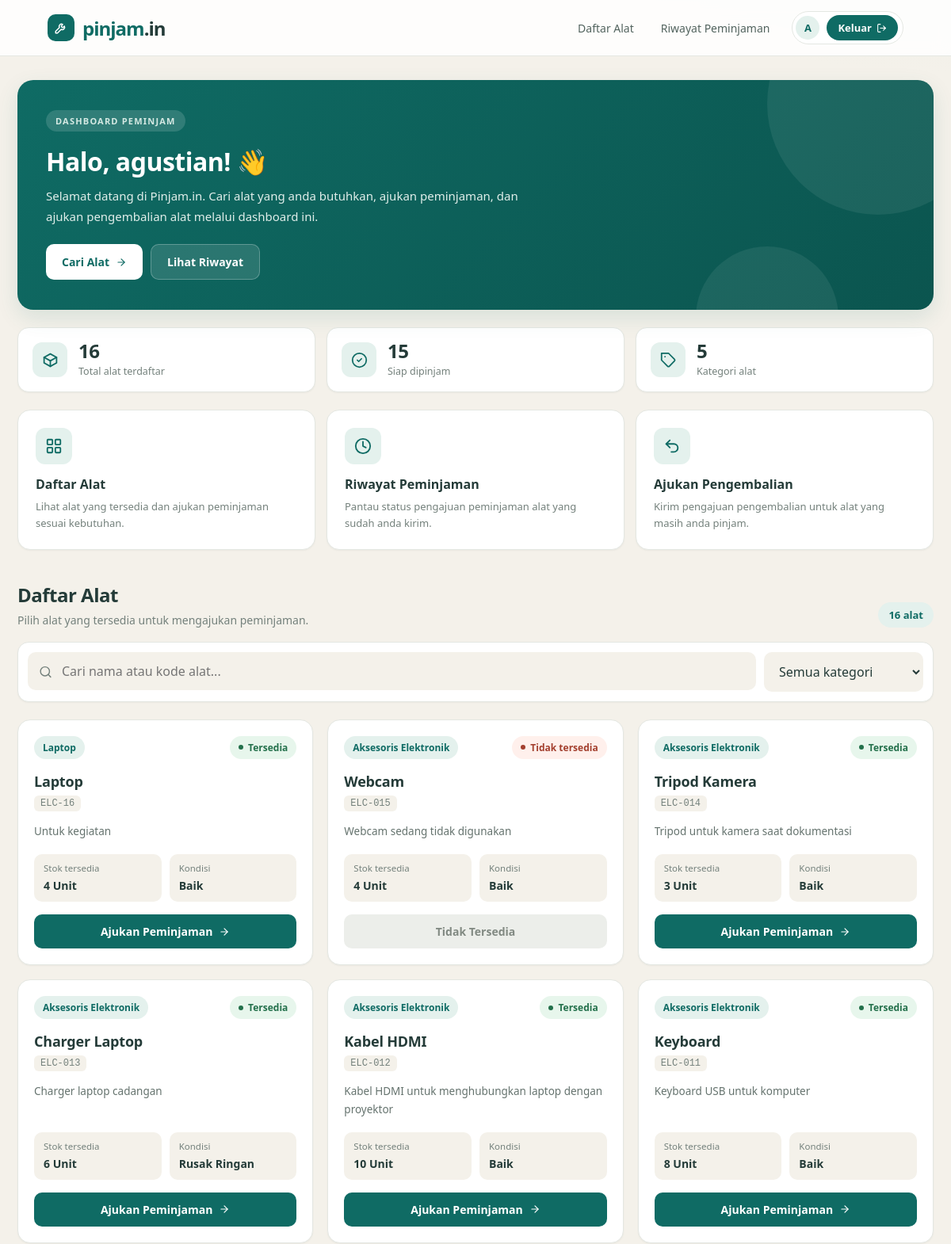
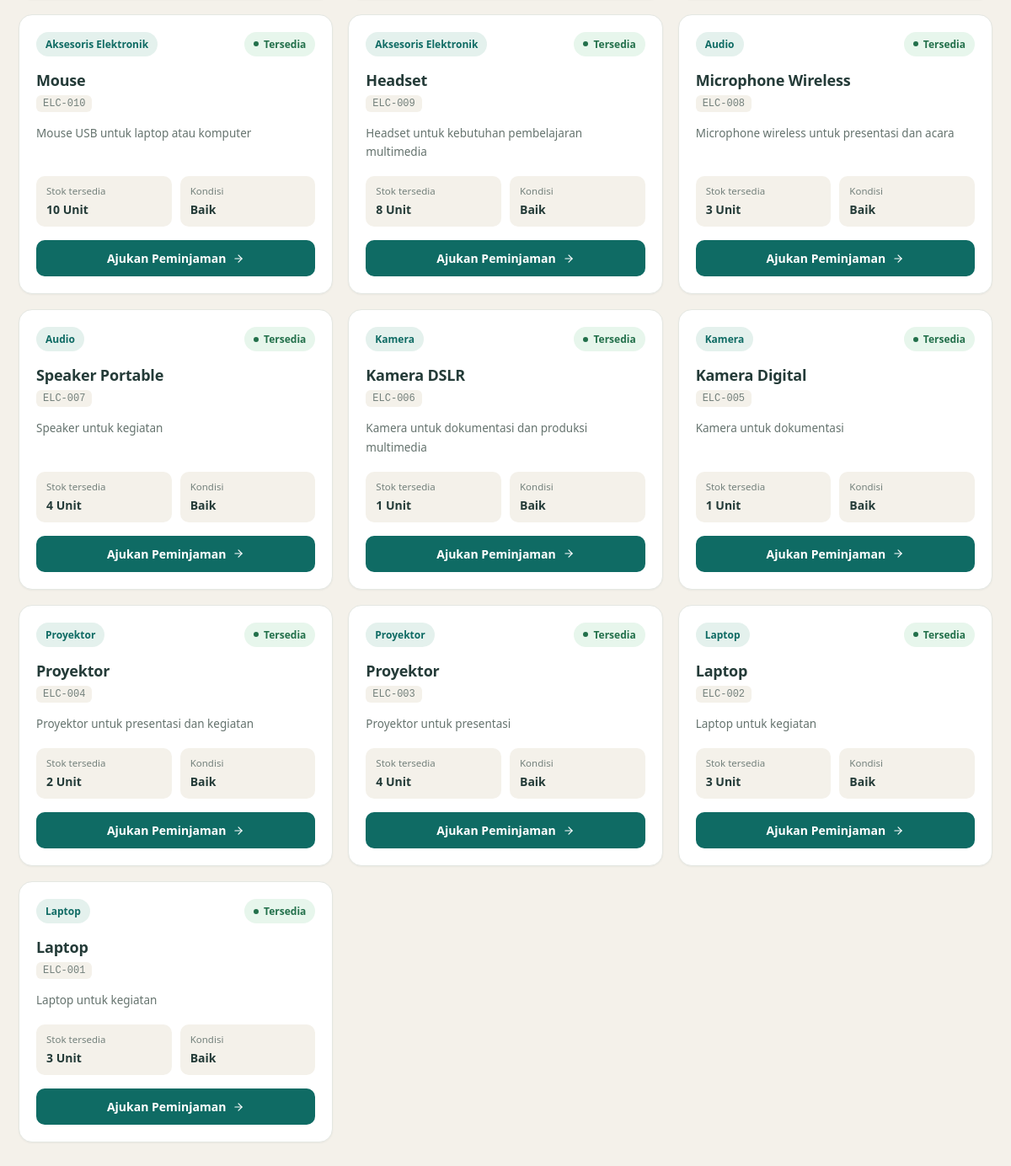
Screenshot of /View/v_homepeminjam.php (signed in) with the database file from the repository (2 pictures, top to bottom).
### tables this page shows
CREATE TABLE `alat` (
  `id_alat` int(11) NOT NULL,
  `kode_alat` varchar(20) NOT NULL,
  `nama_alat` varchar(100) NOT NULL,
  `id_kategori` int(11) NOT NULL,
  `merk` varchar(50) DEFAULT NULL,
  `jumlah` int(11) NOT NULL DEFAULT 1,
  `kondisi` enum('baik','rusak_ringan','rusak_berat') NOT NULL DEFAULT 'baik',
  `status` enum('tersedia','dipinjam','tidak_aktif') NOT NULL DEFAULT 'tersedia',
  `deskripsi` text DEFAULT NULL
);

CREATE TABLE `kategori` (
  `id_kategori` int(11) NOT NULL,
  `nama_kategori` varchar(50) NOT NULL
);

### Model/m_koneksi.php (called while the page is built, shortened)
<?php
class koneksi {
    private $host = "localhost";
    private $username = "root";
    private $pass = "";
    private $db = "pinjamin_electronic";
    function __construct()
    {
        $this->koneksi = mysqli_connect($this->host, $this->username, $this->pass, $this->db);
    }
}
?>

### Model/m_alat.php (called while the page is built, shortened)
<?php
include_once __DIR__ . "/m_koneksi.php";
class m_alat
{
    public function tampil_data()
    {
        $koneksi = new koneksi();
        $sql = "SELECT alat.*, kategori.nama_kategori
                FROM alat
                LEFT JOIN kategori
                    ON alat.id_kategori = kategori.id_kategori
                ORDER BY alat.id_alat DESC";
        $query = mysqli_query($koneksi->koneksi, $sql);
        $result = [];
        while ($data = mysqli_fetch_assoc($query)) {
            $result[] = $data;
        }
        return $result;
    }
}
?>

### Model/m_kategori.php (called while the page is built, shortened)
<?php
require_once __DIR__ . "/m_koneksi.php";
class m_kategori
{
    public function tampil_data()
    {
        $koneksi = new koneksi();
        $sql = "SELECT * FROM kategori ORDER BY id_kategori DESC";
        $query = mysqli_query($koneksi->koneksi, $sql);
        $result = [];
        while ($data = mysqli_fetch_assoc($query)) {
            $result[] = $data;
        }
        return $result;
    }
}
?>

### View/v_homepeminjam.php (the view, shortened to what this page needs)
<?php
require_once __DIR__ . "/../Model/m_alat.php";
require_once __DIR__ . "/../Model/m_kategori.php";
$user = $_SESSION["data"];
$namaUser = $user["nama"] ?? $user["username"] ?? "Peminjam";
$alatModel = new m_alat();
$kategoriModel = new m_kategori();
$semuaAlat = $alatModel->tampil_data();
$semuaKategori = $kategoriModel->tampil_data();
function h_home_peminjam($nilai)
{
    return htmlspecialchars((string) $nilai, ENT_QUOTES, "UTF-8");
}
function alat_tersedia_home($alat)
{
    return (
        ($alat["status"] ?? "") === "tersedia" &&
        (int) ($alat["jumlah"] ?? 0) > 0 &&
        ($alat["kondisi"] ?? "") !== "rusak_berat"
    );
}
$totalAlat = is_array($semuaAlat) ? count($semuaAlat) : 0;
$totalTersedia = 0;
$totalKategori = is_array($semuaKategori) ? count($semuaKategori) : 0;
if (!empty($semuaAlat)) {
    foreach ($semuaAlat as $a) {
        if (alat_tersedia_home($a)) {
            $totalTersedia++;
        }
    }
}
$inisial = strtoupper(mb_substr($namaUser, 0, 1, "UTF-8"));
?>
<!DOCTYPE html>
<html lang="id">
<head>
</head>
<body>
<header class="navbar">
    <a href="v_homepeminjam.php" class="brand">
        <div class="brand-mark">
            <svg class="ic" viewBox="0 0 24 24"><path d="M14.7 6.3a4 4 0 0 0-5.4 5.4L3 18v3h3l6.3-6.3a4 4 0 0 0 5.4-5.4l-2.4 2.4-2.1-.6-.6-2.1z"/></svg>
        </div>
        <div>pinjam<span>.in</span></div>
    </a>
    <nav class="nav-right">
        <a class="nav-link" href="#daftar-alat">Daftar Alat</a>
        <a class="nav-link"
           href="../Controller/c_pengajuan.php?aksi=riwayat">
            Riwayat Peminjaman
        </a>
        <div class="user-chip">
            <div class="avatar"><?= h_home_peminjam($inisial) ?></div>
            <a class="logout" href="../Controller/c_logout.php">
                Keluar
                <svg class="ic" viewBox="0 0 24 24"><path d="M9 21H5a2 2 0 0 1-2-2V5a2 2 0 0 1 2-2h4"/><path d="m16 17 5-5-5-5"/><path d="M21 12H9"/></svg>
            </a>
        </div>
    </nav>
</header>
<main class="container">
    <section class="welcome">
        <div class="welcome-inner">
            <small>DASHBOARD PEMINJAM</small>
            <h1>Halo, <?= h_home_peminjam($namaUser) ?>! 👋</h1>
            <p>
                Selamat datang di Pinjam.in. Cari alat yang anda butuhkan,
                ajukan peminjaman, dan ajukan pengembalian alat melalui dashboard ini.
            </p>
            <div class="hero-actions">
                <a class="hero-btn light" href="#daftar-alat">
                    Cari Alat
                    <svg class="ic" viewBox="0 0 24 24"><path d="M5 12h14"/><path d="m12 5 7 7-7 7"/></svg>
                </a>
                <a class="hero-btn ghost"
                   href="../Controller/c_pengajuan.php?aksi=riwayat">
                    Lihat Riwayat
                </a>
            </div>
        </div>
    </section>
    <section class="stats">
        <div class="stat">
            <div class="stat-icon">
                <svg class="ic" viewBox="0 0 24 24"><path d="M21 8 12 3 3 8v8l9 5 9-5z"/><path d="m3 8 9 5 9-5"/><path d="M12 13v8"/></svg>
            </div>
            <div>
                <strong><?= $totalAlat ?></strong>
                <span>Total alat terdaftar</span>
            </div>
        </div>
        <div class="stat">
            <div class="stat-icon">
                <svg class="ic" viewBox="0 0 24 24"><circle cx="12" cy="12" r="10"/><path d="m9 12 2 2 4-4"/></svg>
            </div>
            <div>
                <strong><?= $totalTersedia ?></strong>
                <span>Siap dipinjam</span>
            </div>
        </div>
        <div class="stat">
            <div class="stat-icon">
                <svg class="ic" viewBox="0 0 24 24"><path d="M20.6 13.4 13.4 20.6a2 2 0 0 1-2.8 0L2 12V2h10l8.6 8.6a2 2 0 0 1 0 2.8z"/><path d="M7 7h.01"/></svg>
            </div>
            <div>
                <strong><?= $totalKategori ?></strong>
                <span>Kategori alat</span>
            </div>
        </div>
    </section>
    <section class="quick-links">
        <a class="quick-card" href="#daftar-alat">
            <div class="quick-icon">
                <svg class="ic" viewBox="0 0 24 24"><rect x="3" y="3" width="7" height="7" rx="1"/><rect x="14" y="3" width="7" height="7" rx="1"/><rect x="3" y="14" width="7" height="7" rx="1"/><rect x="14" y="14" width="7" height="7" rx="1"/></svg>
            </div>
            <h3>Daftar Alat</h3>
            <p>Lihat alat yang tersedia dan ajukan peminjaman sesuai kebutuhan.</p>
        </a>
        <a class="quick-card"
           href="../Controller/c_pengajuan.php?aksi=riwayat">
            <div class="quick-icon">
                <svg class="ic" viewBox="0 0 24 24"><circle cx="12" cy="12" r="10"/><path d="M12 6v6l4 2"/></svg>
            </div>
            <h3>Riwayat Peminjaman</h3>
            <p>Pantau status pengajuan peminjaman alat yang sudah anda kirim.</p>
        </a>
        <a class="quick-card"
           href="../Controller/c_pengajuan_pengembalian.php?aksi=form">
            <div class="quick-icon">
                <svg class="ic" viewBox="0 0 24 24"><path d="M9 14 4 9l5-5"/><path d="M4 9h10.5a5.5 5.5 0 0 1 0 11H11"/></svg>
            </div>
            <h3>Ajukan Pengembalian</h3>
            <p>Kirim pengajuan pengembalian untuk alat yang masih anda pinjam.</p>
        </a>
    </section>
    <section id="daftar-alat">
        <div class="section-heading">
            <div>
                <h2>Daftar Alat</h2>
                <p>Pilih alat yang tersedia untuk mengajukan peminjaman.</p>
            </div>
            <div class="result-count" id="hitungAlat"><?= $totalAlat ?> alat</div>
        </div>
        <div class="filters">
            <div class="search-wrap">
                <input type="search" id="cariAlat"
                       placeholder="Cari nama atau kode alat..."
                       aria-label="Cari alat">
            </div>
            <select id="filterKategori" aria-label="Filter kategori">
                <option value="">Semua kategori</option>
            </select>
        </div>
        <div class="tool-grid" id="daftarAlat">
            <?php
            if (!empty($semuaAlat)):
                foreach ($semuaAlat as $alat):
                    $namaAlat = $alat["nama_alat"] ?? "Alat";
                    $kodeAlat = $alat["kode_alat"] ?? "";
                    $namaKategori = $alat["nama_kategori"] ?? "Lainnya";
                    $jumlahStok = (int) ($alat["jumlah"] ?? 0);
                    $kondisiAlat = $alat["kondisi"] ?? "";
                    $deskripsi = $alat["deskripsi"] ?? "";
                    $tersedia = alat_tersedia_home($alat);
            ?>
                <article class="tool-card"
                    data-nama="<?= h_home_peminjam(strtolower($namaAlat)) ?>"
                    data-kode="<?= h_home_peminjam(strtolower($kodeAlat)) ?>"
                    data-kategori="<?= h_home_peminjam(strtolower($namaKategori)) ?>">
                    <div class="tool-top">
                        <span class="tool-category">
                            <?= h_home_peminjam($namaKategori) ?>
                        </span>
                        <span class="tool-status <?= $tersedia ? "" : "unavailable" ?>">
                            <?= $tersedia ? "Tersedia" : "Tidak tersedia" ?>
                        </span>
                    </div>
                    <h3><?= h_home_peminjam($namaAlat) ?></h3>
                    <div class="tool-code">
                        <?= h_home_peminjam($kodeAlat ?: "-") ?>
                    </div>
                    <p class="tool-description">
                        <?= h_home_peminjam(
                            $deskripsi !== "" ? $deskripsi : "Tidak ada deskripsi alat."
                        ) ?>
                    </p>
                    <div class="tool-meta">
                        <div class="meta-box">
                            <span>Stok tersedia</span>
                            <strong><?= $jumlahStok ?> unit</strong>
                        </div>
                        <div class="meta-box">
                            <span>Kondisi</span>
                            <strong>
                                <?= h_home_peminjam(
                                    str_replace("_", " ", $kondisiAlat ?: "-")
                                ) ?>
                            </strong>
                        </div>
                    </div>
                    <?php if ($tersedia): ?>
                        <a class="btn-primary"
                           href="../Controller/c_pengajuan.php?aksi=form&id_alat=<?= (int) $alat["id_alat"] ?>">
                            Ajukan Peminjaman
                            <svg class="ic" viewBox="0 0 24 24"><path d="M5 12h14"/><path d="m12 5 7 7-7 7"/></svg>
                        </a>
                    <?php else: ?>
                        <button class="btn-disabled" disabled>
                            Tidak Tersedia
                        </button>
                    <?php endif; ?>
                </article>
            <?php
                endforeach;
            endif;
            ?>
        </div>
    </section>
</main>
</body>
</html>

### rows the page displays
alat: id_kategori.nama_kategori "Laptop", status "Tersedia", nama_alat "Laptop", kode_alat "ELC-16", deskripsi "Untuk kegiatan", jumlah "4", kondisi "Baik"
alat: id_kategori.nama_kategori "Aksesoris Elektronik", status "Tidak tersedia", nama_alat "Webcam", kode_alat "ELC-015", deskripsi "Webcam sedang tidak digunakan", jumlah "4", kondisi "Baik"
alat: id_kategori.nama_kategori "Aksesoris Elektronik", status "Tersedia", nama_alat "Tripod Kamera", kode_alat "ELC-014", deskripsi "Tripod untuk kamera saat dokumentasi", jumlah "3", kondisi "Baik"
alat: id_kategori.nama_kategori "Aksesoris Elektronik", status "Tersedia", nama_alat "Charger Laptop", kode_alat "ELC-013", deskripsi "Charger laptop cadangan", jumlah "6", kondisi "Rusak Ringan"
alat: id_kategori.nama_kategori "Aksesoris Elektronik", status "Tersedia", nama_alat "Kabel HDMI", kode_alat "ELC-012", deskripsi "Kabel HDMI untuk menghubungkan laptop dengan proyektor", jumlah "10", kondisi "Baik"
alat: id_kategori.nama_kategori "Aksesoris Elektronik", status "Tersedia", nama_alat "Keyboard", kode_alat "ELC-011", deskripsi "Keyboard USB untuk komputer", jumlah "8", kondisi "Baik"
alat: id_kategori.nama_kategori "Aksesoris Elektronik", status "Tersedia", nama_alat "Mouse", kode_alat "ELC-010", deskripsi "Mouse USB untuk laptop atau komputer", jumlah "10", kondisi "Baik"
alat: id_kategori.nama_kategori "Aksesoris Elektronik", status "Tersedia", nama_alat "Headset", kode_alat "ELC-009", deskripsi "Headset untuk kebutuhan pembelajaran multimedia", jumlah "8", kondisi "Baik"
alat: id_kategori.nama_kategori "Audio", status "Tersedia", nama_alat "Microphone Wireless", kode_alat "ELC-008", deskripsi "Microphone wireless untuk presentasi dan acara", jumlah "3", kondisi "Baik"
alat: id_kategori.nama_kategori "Audio", status "Tersedia", nama_alat "Speaker Portable", kode_alat "ELC-007", deskripsi "Speaker untuk kegiatan", jumlah "4", kondisi "Baik"
alat: id_kategori.nama_kategori "Kamera", status "Tersedia", nama_alat "Kamera DSLR", kode_alat "ELC-006", deskripsi "Kamera untuk dokumentasi dan produksi multimedia", jumlah "1", kondisi "Baik"
alat: id_kategori.nama_kategori "Kamera", status "Tersedia", nama_alat "Kamera Digital", kode_alat "ELC-005", deskripsi "Kamera untuk dokumentasi", jumlah "1", kondisi "Baik"
alat: id_kategori.nama_kategori "Proyektor", status "Tersedia", nama_alat "Proyektor", kode_alat "ELC-004", deskripsi "Proyektor untuk presentasi dan kegiatan", jumlah "2", kondisi "Baik"
alat: id_kategori.nama_kategori "Proyektor", status "Tersedia", nama_alat "Proyektor", kode_alat "ELC-003", deskripsi "Proyektor untuk presentasi", jumlah "4", kondisi "Baik"
alat: id_kategori.nama_kategori "Laptop", status "Tersedia", nama_alat "Laptop", kode_alat "ELC-002", deskripsi "Laptop untuk kegiatan", jumlah "3", kondisi "Baik"
alat: id_kategori.nama_kategori "Laptop", status "Tersedia", nama_alat "Laptop", kode_alat "ELC-001", deskripsi "Laptop untuk kegiatan", jumlah "3", kondisi "Baik"

### other values shown
h_home_peminjam($inisial) "A"
h_home_peminjam($namaUser) "agustian"
$totalAlat "16"
$totalTersedia "15"
$totalKategori "5"
